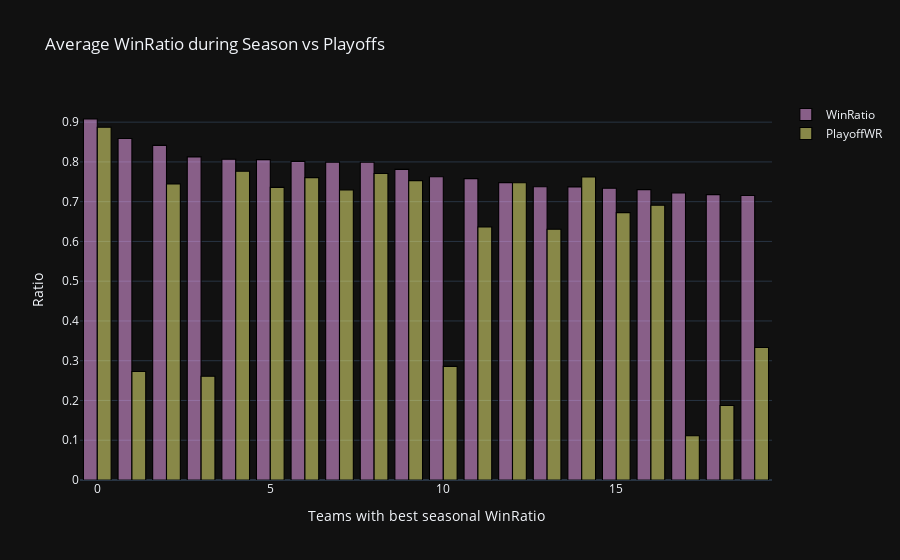

Notebook code cell kept with this figure:
### Code cell
df_vis = df_vis.iloc[df_vis['WinRatio'].nlargest(20).index]
trace1 = go.Bar(
                
                y = df_vis.WinRatio,
                name = "WinRatio",
                marker = dict(color = 'rgba(255, 174, 255, 0.5)',
                             line=dict(color='rgb(0,0,0)',width=1.1)),
                )
# create trace2 
trace2 = go.Bar(
                
                y = df_vis.PlayoffWR,
                name = "PlayoffWR",
                marker = dict(color = 'rgba(255, 255, 128, 0.5)',
                              line=dict(color='rgb(0,0,0)',width=1.1)),
                )

data = [trace1, trace2]
layout = go.Layout(barmode = "group", title = 'Average WinRatio during Season vs Playoffs',xaxis_title="Teams with best seasonal WinRatio",
    yaxis_title="Ratio")
fig = go.Figure(data = data, layout = layout)
fig.show()

### Figure 1 — Plotly figure (JSON) as saved in the notebook; plotly's stock layout.template omitted (floating-point values rounded to 4 significant figures)
{"data": [{"marker": {"color": "rgba(255, 174, 255, 0.5)", "line": {"color": "rgb(0,0,0)", "width": 1.1}}, "name": "WinRatio", "y": [0.9079, 0.8589, 0.8416, 0.8126, 0.8066, 0.8057, 0.8014, 0.7994, 0.7993, 0.7813, 0.7626, 0.7578, 0.7478, 0.7375, 0.7371, 0.7338, 0.7302, 0.7222, 0.7178, 0.7155], "type": "bar"}, {"marker": {"color": "rgba(255, 255, 128, 0.5)", "line": {"color": "rgb(0,0,0)", "width": 1.1}}, "name": "PlayoffWR", "y": [0.8871, 0.2727, 0.7444, 0.2609, 0.7766, 0.736, 0.7606, 0.7297, 0.771, 0.7529, 0.2857, 0.6364, 0.7477, 0.6308, 0.7619, 0.6724, 0.6909, 0.1111, 0.1875, 0.3333], "type": "bar"}], "layout": {"barmode": "group", "title": {"text": "Average WinRatio during Season vs Playoffs"}, "xaxis": {"title": {"text": "Teams with best seasonal WinRatio"}}, "yaxis": {"title": {"text": "Ratio"}}}}
